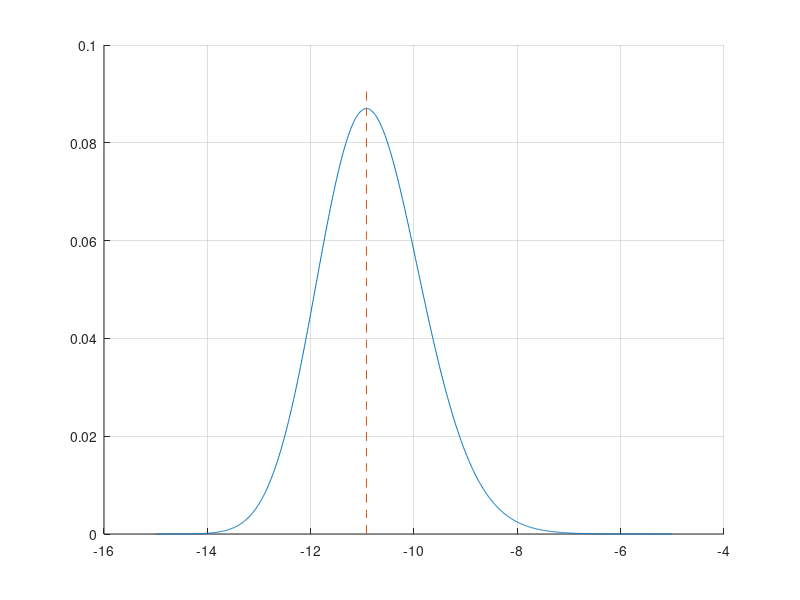

Here is the MATLAB script that generated this plot:
%%
% clear all;
% N = 20000;
% 
% blerEst = (0.1 ^ (1/100)) .^ (200:399);
% 
% estErr = sqrt(blerEst .* (1- blerEst) / (N - 1));
% 
% figure(1); hold on; grid on;
% plot(blerEst, estErr);
% 
% figure(2); hold on; grid on;
% plot(blerEst, 3*estErr ./ blerEst);

%%
% clear all;
% 
% theBler = 0.001;
% nSample = 500;
% nTest = 100000;
% tmpV = rand(nSample, nTest);
% estBler = sum(tmpV < theBler, 1) ./ nSample;
% mean(estBler)
% histogram(estBler);

%%
% clear all;
% 
% snrdB_List = -15:0.01:30;
% 
% M = 4;
% baseOffset = -pow2db(sum(pow2(2:2:M)));
% itemOffset = 3 * 2 * (1:(M/2))';
% itemSinr = snrdB_List + baseOffset + itemOffset;
% itemNoisePower = db2pow(-(itemSinr));
% totalNoisePow = mean(itemNoisePower, 1);
% effSnrdB_List = -pow2db(totalNoisePow);
% figure(1); hold on; grid on;
% plot(snrdB_List, effSnrdB_List);

%%
% clear all;
% BB = -1/1; C = 1;
% snrdB_List = -20:0.01:30; snrLin = db2mag(snrdB_List);
% tmpY = exp(C*(BB*(snrLin .^ 2) + log(snrLin)));
% %tmpY = tmpY ./ sum(tmpY);
% figure(1); hold on; grid on; plot(snrdB_List, tmpY);


%%
clear all;
snrdB_List = -15:0.01:-5;
c_dot = -db2pow(-10.92 + pow2db(10/log(10)));
tmpY = exp(c_dot ./ (10 .^ (snrdB_List / 10)) - snrdB_List); x0 = -10*log10(-10/(log(10)*c_dot));
b = 4.5; tmpY = tmpY / max(tmpY); tmpY = tmpY .^ b; tmpY = 0.087 * tmpY;
tmpC = -db2pow(x0 + pow2db(10/log(10)));
figure(3); hold on; grid on;
plot(snrdB_List, tmpY); plot(x0*ones(1,22), max(tmpY)*(0:21)/20, '--');
